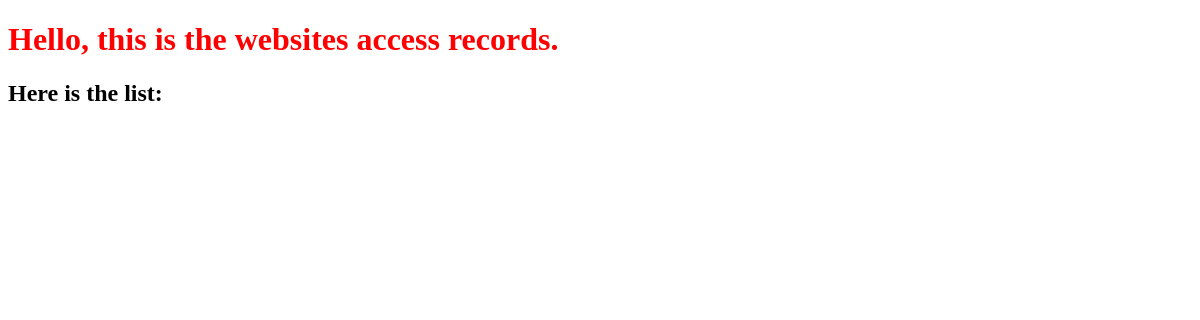
The page /models on the database as committed earlier.
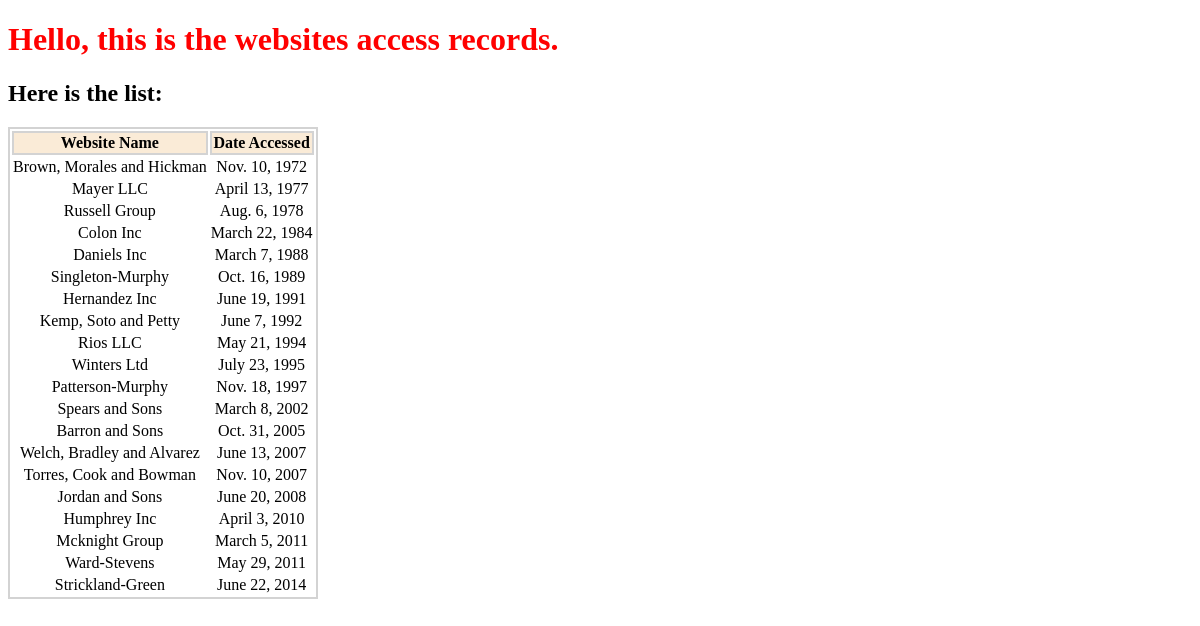
The same page on the database as committed later.
### manuelapp/models.py (models this page shows, shortened)
class AccessRecord(models.Model):
    name = models.ForeignKey(Webpage)
    date = models.DateField()

class Webpage(models.Model):
    topic = models.ForeignKey(Topic)
    name = models.CharField(max_length=264, unique=True)
    url = models.URLField(unique=True)
    def __str__(self):
        return self.name

### manuelapp/views.py (the view)
# urls.py: url(r'^models', views.index_models, name='index_models'),
def index_models(request):
    webpages_list = AccessRecord.objects.order_by('date')
    date_dict = {
        'access_records': webpages_list,
    }
    return render(request, 'manuelapp/index_models.html', context=date_dict)

### templates/manuelapp/index_models.html (shortened to what this page needs)
<!DOCTYPE html>
{% load staticfiles %}
<html lang="en">
<head>
    <link rel="stylesheet" href="{% static 'css/style.css' %}">
</head>
<body>
    <h1>Hello, this is the websites access records.</h1>
    <h2>Here is the list:</h2>
    <div>
        {% if access_records %}
        <table>
            <thead>
                <th>Website Name</th>
                <th>Date Accessed</th>
            </thead>
            {% for i in access_records  %}
            <tr>
                <td>{{ i.name }}</td>
                <td>{{ i.date }}</td>
            </tr>
            {% endfor %}
        </table>
        {% endif %}
    </div>
</body>
</html>

### static/css/style.css (style rules this page uses)
h1 { color: red; }
table { text-align: center; }
th { background-color: antiquewhite; font-weight: bold; }
table, th, tr { border: 2px solid lightgray; }

Rows that differ between the two databases and show on the page:
added AccessRecord: name "Brown, Morales and Hickman", date "Nov. 10, 1972"
added AccessRecord: name "Mayer LLC", date "April 13, 1977"
added AccessRecord: name "Russell Group", date "Aug. 6, 1978"
added AccessRecord: name "Colon Inc", date "March 22, 1984"
added AccessRecord: name "Daniels Inc", date "March 7, 1988"
added AccessRecord: name "Singleton-Murphy", date "Oct. 16, 1989"
added AccessRecord: name "Hernandez Inc", date "June 19, 1991"
added AccessRecord: name "Kemp, Soto and Petty", date "June 7, 1992"
added AccessRecord: name "Rios LLC", date "May 21, 1994"
added AccessRecord: name "Winters Ltd", date "July 23, 1995"
added AccessRecord: name "Patterson-Murphy", date "Nov. 18, 1997"
added AccessRecord: name "Spears and Sons", date "March 8, 2002"
added AccessRecord: name "Barron and Sons", date "Oct. 31, 2005"
added AccessRecord: name "Welch, Bradley and Alvarez", date "June 13, 2007"
added AccessRecord: name "Torres, Cook and Bowman", date "Nov. 10, 2007"
added AccessRecord: name "Jordan and Sons", date "June 20, 2008"
added AccessRecord: name "Humphrey Inc", date "April 3, 2010"
added AccessRecord: name "Mcknight Group", date "March 5, 2011"
added AccessRecord: name "Ward-Stevens", date "May 29, 2011"
added AccessRecord: name "Strickland-Green", date "June 22, 2014"
Other text that changed with them:
text now shown: "Website Name Date Accessed"
